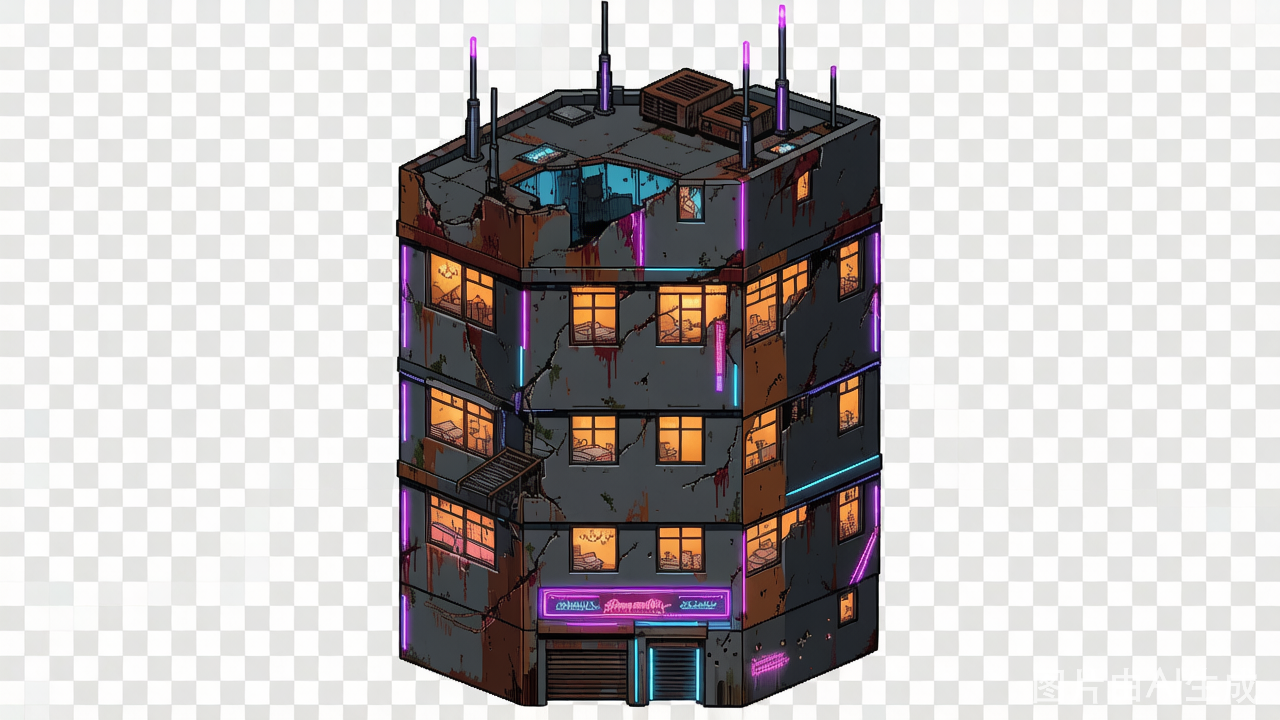
#> input picture design/art/generated/2D_16_bit_pixel_art__1280x720__2026-07-22T03-57-07.png, 1280 x 720 px, found by its file name
$ python make_door_frames_v5.py
#> lines starting #> are read from the running program, lines starting #| are printed output that depends on the picture; after the words box and inside, x2 and y2 are one past the last pixel; in counts of white or black regions, pixels touching at a corner belong together
"""
卷帘门序列帧 v5: 修复覆盖不全问题。

设计变更:
  - Canvas 高度 = 门洞高度 = 75px (不再让 coil 鼓包高出门洞)
  - 每帧都完整覆盖 72x75 区域
  - dark_gap 改为不透明 (作为门本身的阴影缝隙)
  - frame 0: 完整覆盖门洞 (top_frame + dark_gap + slat)
  - frame 7: 只保留顶部卷起的 coil + frame + gap, 下方透明露出黑门洞
  - Pivot: 底中 (0.5, 0), 底部对齐门洞底

Canvas 72x75:
  - y=0..coil_h-1   : coil (卷起的鼓包, 随进度出现)
  - y=coil_h..coil_h+TOP_FRAME-1 : 顶部框架 (固定)
  - y=coil_h+TOP_FRAME..coil_h+TOP_FRAME+DARK_GAP-1 : 暗缝/阴影 (固定)
  - y=coil_h+TOP_FRAME+DARK_GAP..CANVAS_H-1 : 可见 slat (从底向上减少)
"""
from PIL import Image
import numpy as np
import os

src = 'design/art/generated/2D_16_bit_pixel_art__1280x720__2026-07-22T03-57-07.png'
img = Image.open(src).convert('RGB')
#> img is the input picture: PIL image 1280x720 RGB; mean R, G, B 188.2, 183.7, 183.7
arr = np.array(img)

# 门在 base 像素坐标: x=524-596 (72px), y=625-699 (75px)
DOOR_X0, DOOR_X1 = 524, 596
DOOR_Y0, DOOR_Y1 = 625, 700

door = arr[DOOR_Y0:DOOR_Y1, DOOR_X0:DOOR_X1].copy()
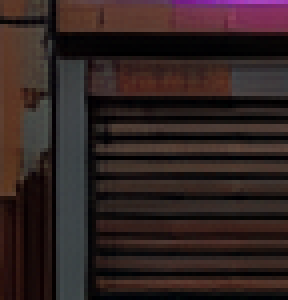
#> door: shape (75, 72, 3) (shown 4 times larger); mean R, G, B 48.4, 34.4, 33.3
DOOR_H, DOOR_W = door.shape[:2]
#> DOOR_H = 75; DOOR_W = 72
print(f'门抠出: {DOOR_W}x{DOOR_H}')
#| 门抠出: 72x75

# Canvas 设计
TOP_FRAME = 8
DARK_GAP = 6
SLAT_MAX = DOOR_H - TOP_FRAME - DARK_GAP  # 75 - 8 - 6 = 61
#> SLAT_MAX = 61
COIL_MAX = 6
CANVAS_W = DOOR_W   # 72
#> CANVAS_W = 72
CANVAS_H = DOOR_H   # 75
#> CANVAS_H = 75
print(f'Canvas: {CANVAS_W}x{CANVAS_H}, slat_max={SLAT_MAX}, coil_max={COIL_MAX}')
#| Canvas: 72x75, slat_max=61, coil_max=6

N_FRAMES = 8

frames_dir = 'Assets/Art/Buildings/NeonTower/Sprites/Frames'
os.makedirs(frames_dir, exist_ok=True)
for f in os.listdir(frames_dir):
    if f.endswith('.png'):
        os.remove(f'{frames_dir}/{f}')

# 门抠图 RGBA 化 (排除浅色背景)
door_rgba = np.zeros((DOOR_H, DOOR_W, 4), dtype=np.uint8)
door_rgba[:, :, :3] = door
r, g, b = door[:, :, 0], door[:, :, 1], door[:, :, 2]
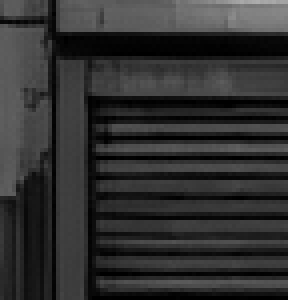
#> r: shape (75, 72) (shown 4 times larger); min 0, max 173, mean 48.4
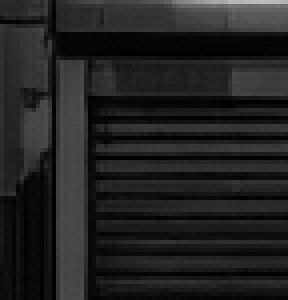
#> b: shape (75, 72) (shown 4 times larger); min 0, max 189, mean 33.3
light = (r >= 220) & (g >= 220) & (b >= 220) & \
        (np.maximum(np.maximum(r, g), b) - np.minimum(np.minimum(r, g), b) < 12)
#> light: shape (75, 72) bool; every value is 0
door_alpha = np.where(light, 0, 255).astype(np.uint8)
#> door_alpha: shape (75, 72); every value is 255
door_rgba[:, :, 3] = door_alpha

print(f'\n生成 {N_FRAMES} 帧:')
for i in range(N_FRAMES):
    t = i / (N_FRAMES - 1)  # 0..1

    rolled = int(round(t * SLAT_MAX))      # 已卷起的 slat 像素数
    visible = SLAT_MAX - rolled             # 仍可见的 slat 像素数
    coil_h = int(round(t * COIL_MAX))       # 顶部鼓包高度

    canvas = np.zeros((CANVAS_H, CANVAS_W, 3), dtype=np.uint8)
    alpha = np.zeros((CANVAS_H, CANVAS_W), dtype=np.uint8)

    # 1) 鼓包 (y=0..coil_h-1)
    if coil_h > 0 and rolled > 0:
        slat_end_in_door = TOP_FRAME + DARK_GAP + SLAT_MAX  # 8 + 6 + 61 = 75
        rolled_source = door_rgba[slat_end_in_door - rolled:slat_end_in_door, :, :3]
        coil_canvas = np.zeros((coil_h, CANVAS_W, 3), dtype=np.uint8)
        for cy in range(coil_h):
            sy_start = int(cy * rolled / coil_h)
            sy_end = int((cy + 1) * rolled / coil_h)
            sy_end = max(sy_end, sy_start + 1)
            region = rolled_source[sy_start:sy_end, :]
            coil_canvas[cy, :] = region.mean(axis=0).astype(np.uint8)
        # 鼓包变深
        coil_canvas = (coil_canvas * 0.45).astype(np.uint8)
        # 加暗线
        for cy in range(1, coil_h, 2):
            coil_canvas[cy, :] = (coil_canvas[cy, :] * 0.5).astype(np.uint8)
        # 中间高光
        if coil_h >= 3:
            mid = coil_h // 2
            coil_canvas[mid, :] = np.clip(coil_canvas[mid, :] * 1.4, 0, 255).astype(np.uint8)
        canvas[0:coil_h, :] = coil_canvas
        alpha[0:coil_h, :] = 255

    # 2) 顶部框架 (固定 8px, 紧跟 coil)
    y_top_start = coil_h
    top_frame = door_rgba[0:TOP_FRAME, :, :3]
    canvas[y_top_start:y_top_start + TOP_FRAME, :] = top_frame
    alpha[y_top_start:y_top_start + TOP_FRAME, :] = 255

    # 3) 暗缝 (固定 6px, 不透明, 作为门体阴影)
    y_gap_start = y_top_start + TOP_FRAME
    dark_gap = door_rgba[TOP_FRAME:TOP_FRAME + DARK_GAP, :, :3]
    # 如果原图 gap 太浅, 加深一点
    dark_gap = (dark_gap * 0.65).astype(np.uint8)
    canvas[y_gap_start:y_gap_start + DARK_GAP, :] = dark_gap
    alpha[y_gap_start:y_gap_start + DARK_GAP, :] = 255

    # 4) 可见 slat (填充剩余空间)
    y_slat_start = y_gap_start + DARK_GAP
    if visible > 0:
        # slat 从 door y=14 (TOP_FRAME+DARK_GAP) 开始
        visible_slat = door_rgba[TOP_FRAME + DARK_GAP:TOP_FRAME + DARK_GAP + visible, :, :3]
        # 只填充到 canvas 底部
        fill_h = min(visible, CANVAS_H - y_slat_start)
        if fill_h > 0:
            canvas[y_slat_start:y_slat_start + fill_h, :] = visible_slat[:fill_h, :]
            alpha[y_slat_start:y_slat_start + fill_h, :] = 255

    # 合并
    rgba = np.zeros((CANVAS_H, CANVAS_W, 4), dtype=np.uint8)
    rgba[:, :, :3] = canvas
    rgba[:, :, 3] = alpha

    out_path = f'{frames_dir}/rollingdoor_{i:02d}.png'
    Image.fromarray(rgba, 'RGBA').save(out_path, optimize=True)
    print(f'  帧{i}: coil={coil_h}px, 框架=8px, 暗缝=6px, 可见slat={visible}px, 卷起={rolled}px')
#> this loop made 8 passes
#> pass 1, `visible_slat = door_rgba[TOP_FRAME + DARK_GAP:TOP_FRAME + DARK_GAP + v..`:
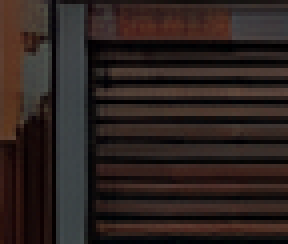
#> visible_slat: shape (61, 72, 3) (shown 4 times larger); mean R, G, B 45, 34.2, 31.2
#> after the loop:
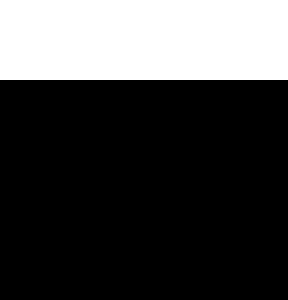
#> alpha: shape (75, 72) (shown 4 times larger); 26.7% white; 1 white region, box (x1, y1, x2, y2) and area: (0, 0, 72, 20) 1440
#> after the loop:
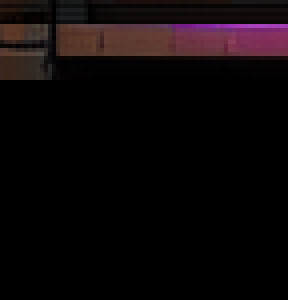
#> canvas: shape (75, 72, 3) (shown 4 times larger); mean R, G, B 12.5, 7.1, 8.3
#> after the loop:
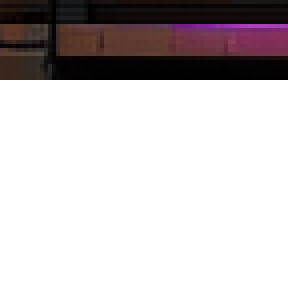
#> rgba: shape (75, 72, 4) (shown 4 times larger); mean R, G, B, A 12.5, 7.1, 8.3, 68; transparent parts drawn white

# ===== Base 处理: 保留现有透明背景 + 门洞涂黑 =====
print(f'\n处理 base: 保留透明背景 + 门洞涂黑 ({DOOR_X0}-{DOOR_X1}, {DOOR_Y0}-{DOOR_Y1-1})')
#> (the run stopped early here; a loop or call above may not have finished)

$ run again, with design/art/generated/2D_16_bit_pixel_art__top_down__2026-07-21T11-18-57.png copied over design/art/generated/2D_16_bit_pixel_art__1280x720__2026-07-22T03-57-07.png
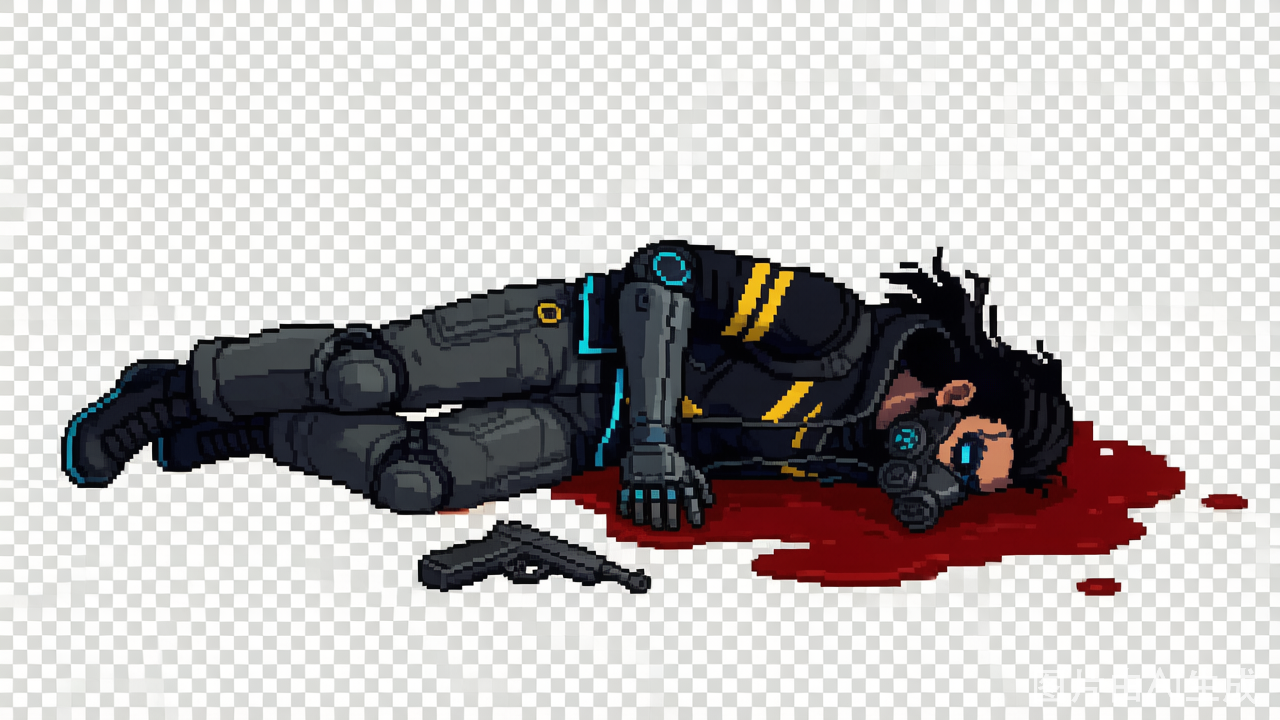
#> input picture design/art/generated/2D_16_bit_pixel_art__top_down__2026-07-21T11-18-57.png, 1280 x 720 px, found by its file name
#> img is the input picture: PIL image 1280x720 RGB; mean R, G, B 187.3, 183.6, 182.9
#| 门抠出: 72x75
#| Canvas: 72x75, slat_max=61, coil_max=6
#> `light = (r >= 220) & (g >= 220) & (b >= 220) & \ (np.maximum(np.maximu..`:
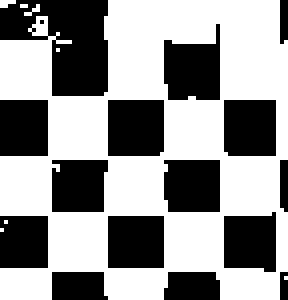
#> light: shape (75, 72) bool (shown 4 times larger); 58.1% white; 16 black regions (2 under 20 px), largest, box (x1, y1, x2, y2) and area: (0, 0, 27, 24) 420, (41, 6, 55, 25) 197, (27, 25, 41, 39) 195
#> after the loop `for i in range(N_FRAMES):`:
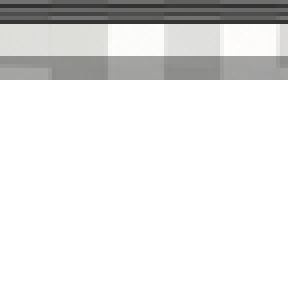
#> rgba: shape (75, 72, 4) (shown 4 times larger); mean R, G, B, A 43.8, 43.8, 43.4, 68; transparent parts drawn white
